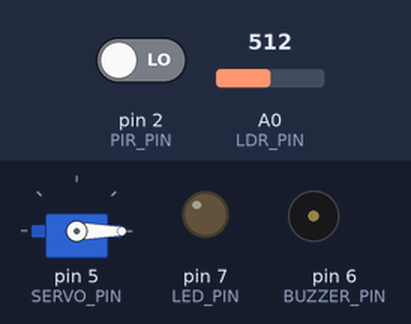
A sketch run on a simulated Arduino Uno, built with avr-gcc and run on an emulated ATmega328P. On the bench: servo, output pins drawn as LEDs (lit = HIGH), buzzer (waves = sounding, pin HIGH). Inputs (shaded band) come from the test bench; at power-on: A0 (LDR_PIN) = 512, pin 2 (PIR_PIN) LOW. What the sketch prints to the serial monitor is not drawn.

Above: at 1.2 s.
1.3 s: A0 (LDR_PIN) set to 409
2.8 s: A0 (LDR_PIN) set to 384
At 3.7 s:
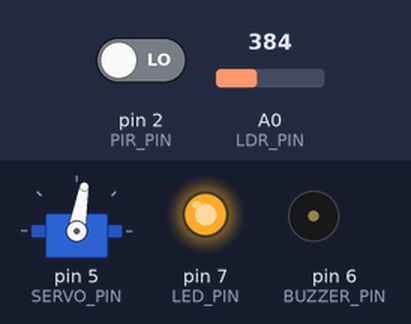
4.5 s: pin 2 (PIR_PIN) driven HIGH
At 4.9 s:
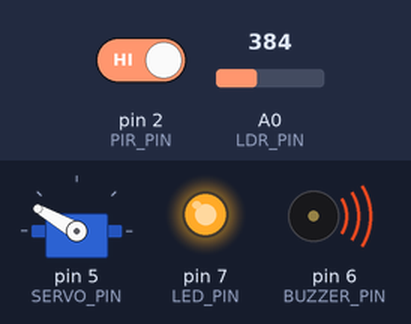
9.0 s: pin 2 (PIR_PIN) driven LOW
At 9.5 s:
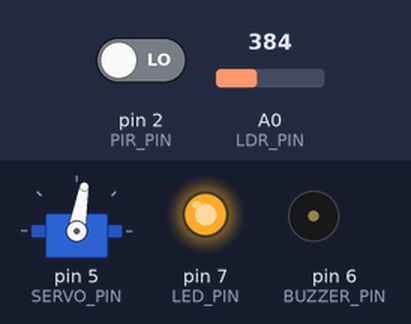
Timing chart, 0 to 11.5 s (numbered marks = the images above; inputs shaded):
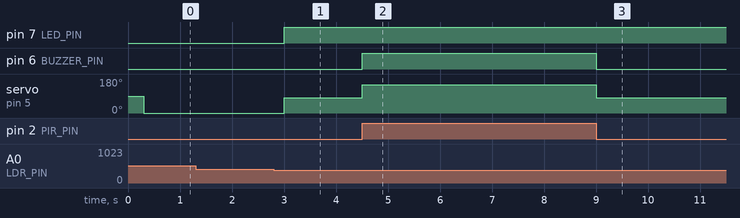

Measured:
- the behaviour switches between 400 and 399 on A0 (LDR_PIN) (found by bisection; images 0 and 1)
- after the input at 1.3 s, every drawn part: stays the same
- after the input at 2.8 s, pin 7 (LED_PIN): LOW → HIGH after 0.20 s; servo on pin 5 (SERVO_PIN): 0° → 80° after 0.20 s
- after the input at 4.5 s, pin 6 (BUZZER_PIN): LOW → HIGH at once; servo on pin 5 (SERVO_PIN): 80° → 150° at once
- after the input at 9.0 s, pin 6 (BUZZER_PIN): HIGH → LOW at once; servo on pin 5 (SERVO_PIN): 150° → 80° at once

The sketch:

code.ino
```cpp
#include <Servo.h>

#define LED_PIN 7
#define SERVO_PIN 5
#define PIR_PIN 2
#define BUZZER_PIN 6
#define LDR_PIN A0

Servo fan;

// ================= FSM =================

enum State {
  IDLE,
  NIGHT,
  ALERT
};

State currentState = IDLE;

// ================= LOGGER =================

struct LogEntry {

  unsigned long timeStamp;

  String event;
};

LogEntry logs[20];

int logIndex = 0;

// ================= SCHEDULER =================

unsigned long prevTask = 0;

int interval = 300;

// ================= EVENTS =================

bool darkEvent = false;

bool motionEvent = false;

// ================= SETUP =================

void setup() {

  Serial.begin(9600);

  pinMode(LED_PIN, OUTPUT);

  pinMode(PIR_PIN, INPUT);

  pinMode(BUZZER_PIN, OUTPUT);

  fan.attach(SERVO_PIN);

  Serial.println("=== SMART EMBEDDED SYSTEM ===");
}

// ================= LOOP =================

void loop() {

  scheduler();

  commandProcessor();
}

// ================= SCHEDULER =================

void scheduler() {

  unsigned long now = millis();

  if (now - prevTask >= interval) {

    prevTask = now;

    detectEvents();

    updateFSM();

    runStateActions();
  }
}

// ================= EVENTS =================

void detectEvents() {

  int light = analogRead(LDR_PIN);

  int motion = digitalRead(PIR_PIN);

  darkEvent = (light < 400);

  motionEvent = (motion == HIGH);
}

// ================= FSM =================

void updateFSM() {

  switch (currentState) {

    case IDLE:

      if (darkEvent) {

        currentState = NIGHT;

        addLog("ENTER NIGHT");
      }

      break;

    case NIGHT:

      if (motionEvent) {

        currentState = ALERT;

        addLog("ALERT TRIGGERED");
      }

      if (!darkEvent) {

        currentState = IDLE;

        addLog("RETURN IDLE");
      }

      break;

    case ALERT:

      if (!motionEvent) {

        currentState = NIGHT;

        addLog("ALERT CLEARED");
      }

      break;
  }
}

// ================= ACTIONS =================

void runStateActions() {

  switch (currentState) {

    case IDLE:

      digitalWrite(LED_PIN, LOW);

      digitalWrite(BUZZER_PIN, LOW);

      fan.write(0);

      break;

    case NIGHT:

      digitalWrite(LED_PIN, HIGH);

      digitalWrite(BUZZER_PIN, LOW);

      fan.write(80);

      break;

    case ALERT:

      digitalWrite(LED_PIN, HIGH);

      digitalWrite(BUZZER_PIN, HIGH);

      fan.write(150);

      break;
  }
}

// ================= LOGGER =================

void addLog(String message) {

  if (logIndex < 20) {

    logs[logIndex].timeStamp = millis();

    logs[logIndex].event = message;

    logIndex++;
  }
}

// ================= COMMAND SYSTEM =================

void commandProcessor() {

  if (Serial.available()) {

    String cmd = Serial.readStringUntil('\n');

    cmd.trim();

    cmd.toUpperCase();

    if (cmd == "STATUS") {

      printStatus();
    }

    else if (cmd == "LOGS") {

      printLogs();
    }

    else if (cmd == "RESET") {

      resetLogs();
    }

    else {

      Serial.println("INVALID COMMAND");
    }
  }
}

// ================= STATUS =================

void printStatus() {

  Serial.println("\n=== STATUS ===");

  Serial.print("STATE: ");

  switch (currentState) {

    case IDLE:
      Serial.println("IDLE");
      break;

    case NIGHT:
      Serial.println("NIGHT");
      break;

    case ALERT:
      Serial.println("ALERT");
      break;
  }
}

// ================= PRINT LOGS =================

void printLogs() {

  Serial.println("\n=== LOG HISTORY ===");

  for (int i = 0; i < logIndex; i++) {

    Serial.print("[");

    Serial.print(logs[i].timeStamp);

    Serial.print(" ms] ");

    Serial.println(logs[i].event);
  }
}

// ================= RESET =================

void resetLogs() {

  logIndex = 0;

  Serial.println("LOGS RESET");
}
```
